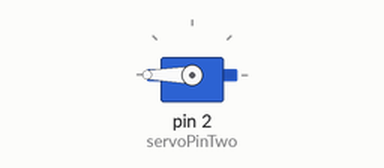
Recording of a sketch running on a simulated Arduino Uno, built with avr-gcc and run on an emulated ATmega328P. On the bench: servo.

Above: at 1.05 s.
Timing chart, 0 to 5.6 s (numbered marks = the images above):
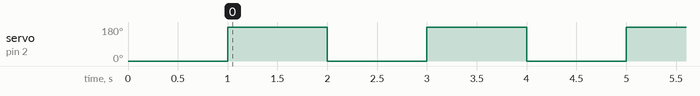

Measured:
- by itself, servo on pin 2 (servoPinTwo): alternates 180° for 1.0 s and 0° for 1.0 s

The sketch:

code.ino
```cpp
// created by Elliott Roach
// created on mar 2026
// this turns a servo 0 to 180

#include <Servo.h>

Servo servoPinTwo;


void setup() {
    // initializing pins/setup
    servoPinTwo.attach(2);
    servoPinTwo.write(0);
  delay(1000);
}


void loop() {
    // this turns the servo to specific degrees
    servoPinTwo.write(180);
    delay(1000);
    servoPinTwo.write(0);
    delay(1000);
}
```
